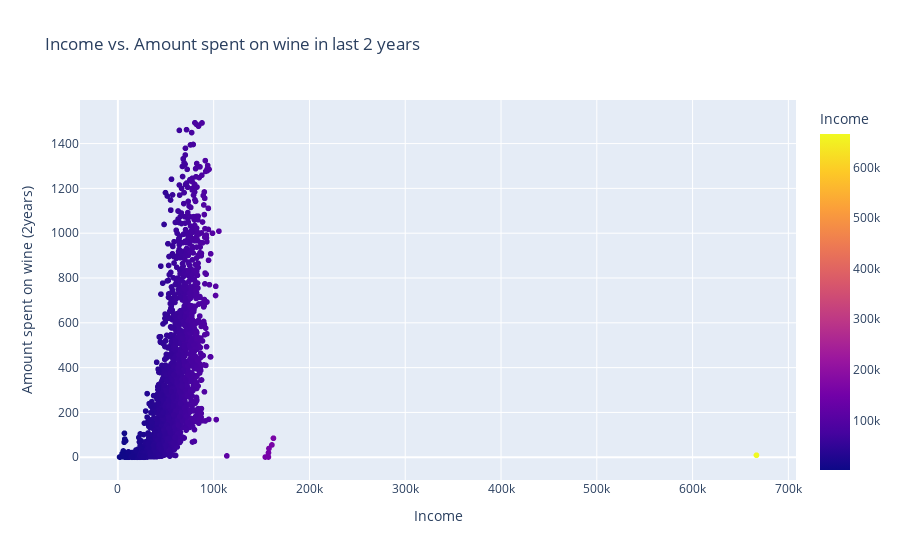

Source (notebook cell):
### Code cell
#Does income differentiate customers who purchase wine?
fig = px.scatter(df, x='Income', y='MntWines', color='Income',
                 title='Income vs. Amount spent on wine in last 2 years')
fig.update_layout(yaxis_title='Amount spent on wine (2years)')

fig.show()

### Figure 1 — Plotly figure (JSON) as saved in the notebook; plotly's stock layout.template omitted (floating-point values rounded to 4 significant figures; data arrays with more than 128 entries replaced by an {"elided": "..."} marker saying what was removed)
{"data": [{"hovertemplate": "Income=%{marker.color}<br>MntWines=%{y}<extra></extra>", "legendgroup": "", "marker": {"color": {"elided": "2240 int values"}, "coloraxis": "coloraxis", "symbol": "circle"}, "mode": "markers", "name": "", "showlegend": false, "type": "scattergl", "x": {"elided": "2240 int values"}, "xaxis": "x", "y": {"elided": "2240 int values"}, "yaxis": "y"}], "layout": {"autosize": true, "coloraxis": {"colorbar": {"title": {"text": "Income"}}, "colorscale": [[0, "#0d0887"], [0.1111, "#46039f"], [0.2222, "#7201a8"], [0.3333, "#9c179e"], [0.4444, "#bd3786"], [0.5556, "#d8576b"], [0.6667, "#ed7953"], [0.7778, "#fb9f3a"], [0.8889, "#fdca26"], [1, "#f0f921"]]}, "legend": {"tracegroupgap": 0}, "title": {"text": "Income vs. Amount spent on wine in last 2 years"}, "xaxis": {"anchor": "y", "autorange": true, "domain": [0, 1], "range": [-38560.0, 707000.0], "title": {"text": "Income"}, "type": "linear"}, "yaxis": {"anchor": "x", "autorange": true, "domain": [0, 1], "range": [-123.2, 1616.0], "title": {"text": "Amount spent on wine (2years)"}, "type": "linear"}}}
